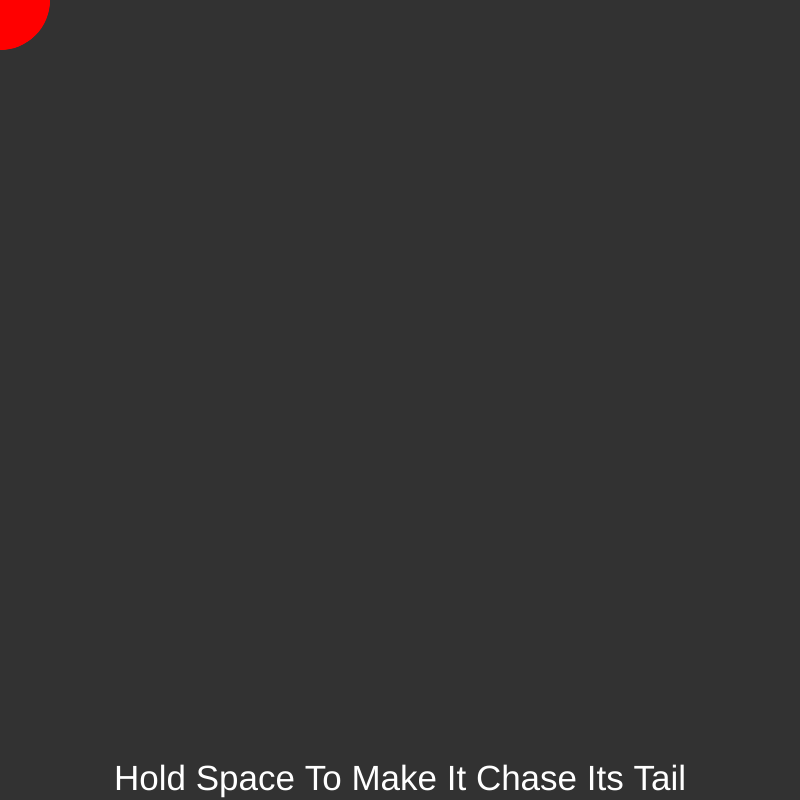
Frame 1 (no input)
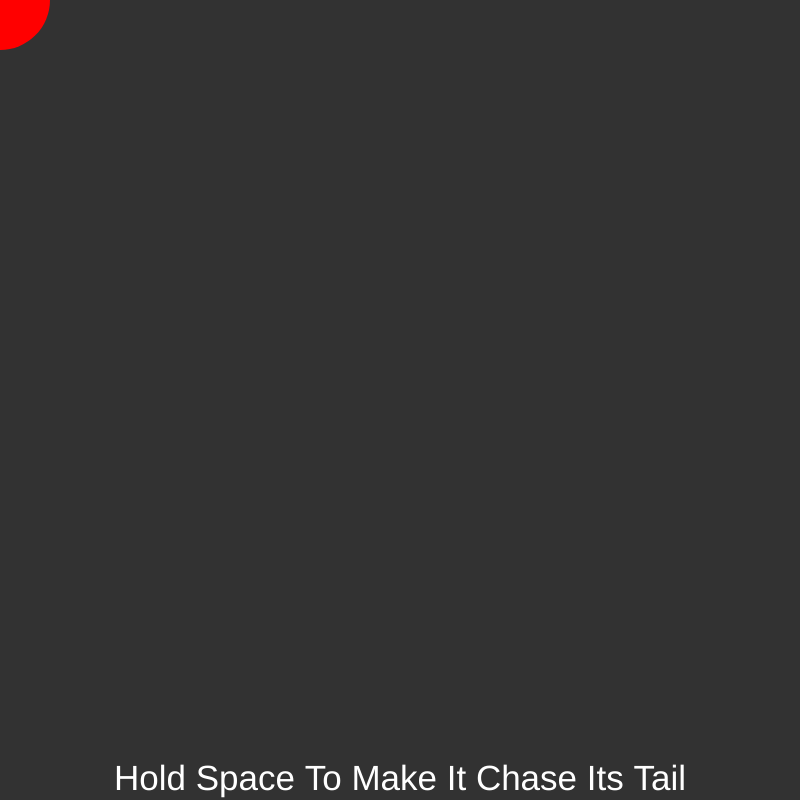
Frame 60 (no input)
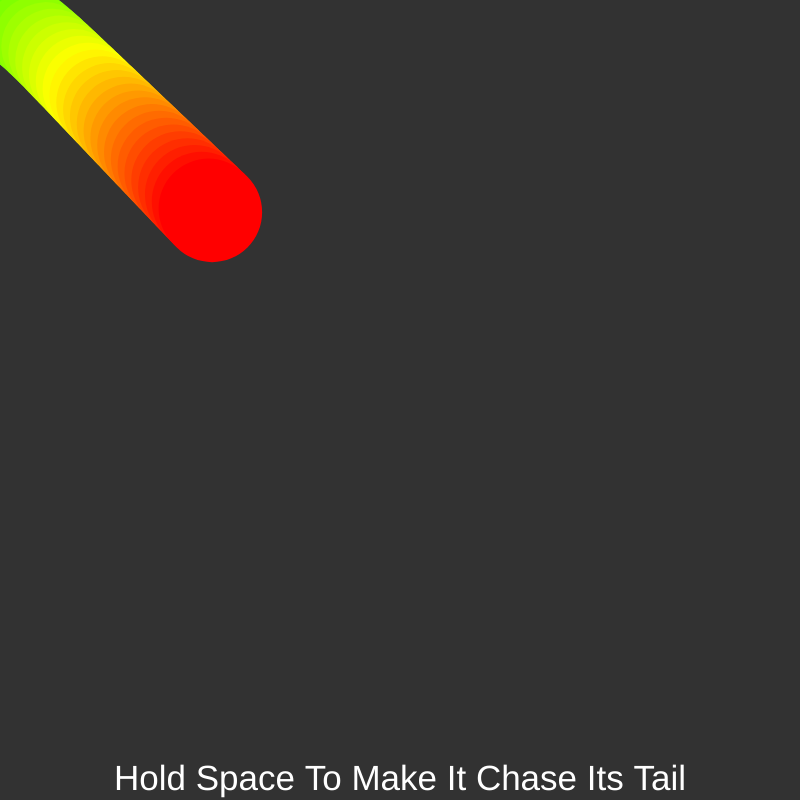
Frame 120 (the mouse pressed at the canvas centre since frame 60)

The p5.js sketch that drew these frames (run headless with seeded random() and noise() and a simulated clock; from frame 60 on, the mouse is pressed at the canvas centre):

// p5.js sketch
// ── sketch.js
var snake;

function setup() {
  createCanvas(800, 800);
  snake = new Snake();
}

function draw() {
  background(50);
  textAlign(CENTER, CENTER);
  textSize(35);
  fill(255);
  text("Hold Space To Make It Chase Its Tail", width/2, height-20);
  snake.update();
  snake.show();
}
// ── segment.js
function Segment(l, i, t) {
  this.head = createVector();
  this.angle = 0;
  this.len = l;
  this.tail = createVector();
  this.index = i;
  this.type = t;
  
  this.update = function(target) {
    if (this.type == "head") {
      var dir = p5.Vector.sub(target, this.tail);
      this.angle = dir.heading()+180;
      var desired = p5.Vector.sub(target, this.head);
      desired.limit(5);
      this.head.add(desired.x, desired.y);
    } else {
      var dir = p5.Vector.sub(target, this.tail);
      this.angle = dir.heading()+180;
      this.head.set(target.x, target.y);
    }
  }
  
  this.show = function() {
    
    angleMode(DEGREES);
    var dx = this.len*cos(this.angle);
    var dy = this.len*sin(this.angle);
    this.tail.set(this.head.x+dx, this.head.y+dy);
    push();
    colorMode(HSB, 255);
    stroke(this.index/100*255, 255, 255);
    strokeWeight(100-this.index/2);
    line(this.head.x, this.head.y, this.tail.x, this.tail.y);
    pop();
  }
}
// ── snake.js
function Snake() {
  this.segments = [];
  this.segments.push(new Segment(5, 0, "head"));
  for (var i = 1; i < 101; i++) {
    this.segments.push(new Segment(5, i, "body"));
  }
  
  this.update = function() {
    var mouse = createVector(mouseX, mouseY);
    if (keyIsPressed)
      this.segments[0].update(this.segments[100].tail);
    else
      this.segments[0].update(mouse);
    for (var i = 1; i < this.segments.length; i++) {
      this.segments[i].update(this.segments[i-1].tail);
    }
  }
  
  this.show = function() {
    for (var i = this.segments.length-1; i >= 0; i--) {
      this.segments[i].show();
    }
  }
}
